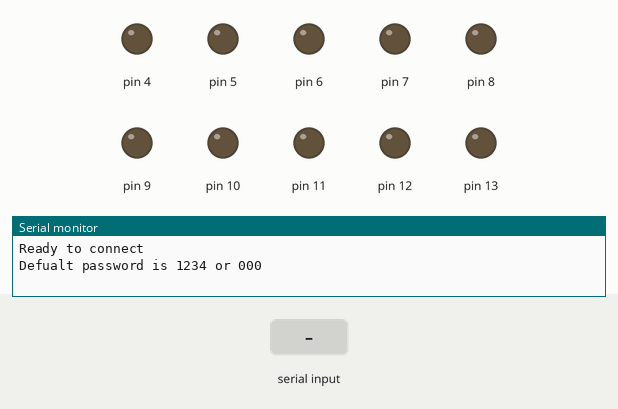
Recording of a sketch running on a simulated Arduino Uno, built with avr-gcc and run on an emulated ATmega328P. On the bench: output pins drawn as LEDs (lit = HIGH), the last lines printed to the serial monitor. Dashed ring = blinking. The test bench sets the inputs (shaded band). Pins used as bus, display or sensor lines are not drawn.

Above: at 1.2 s.
1.3 s: "1" received over the second serial link
At 1.8 s:
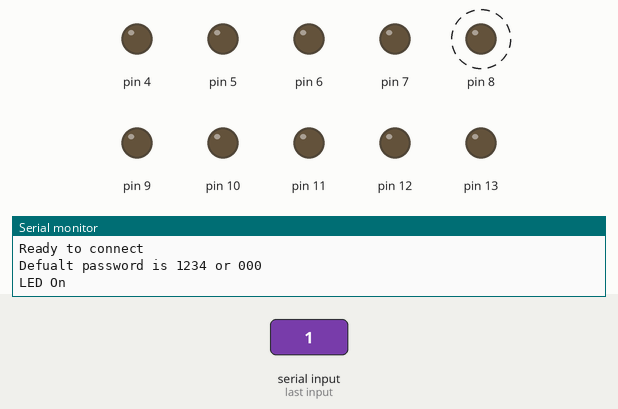
4.3 s: "0" received over the second serial link
At 5.3 s:
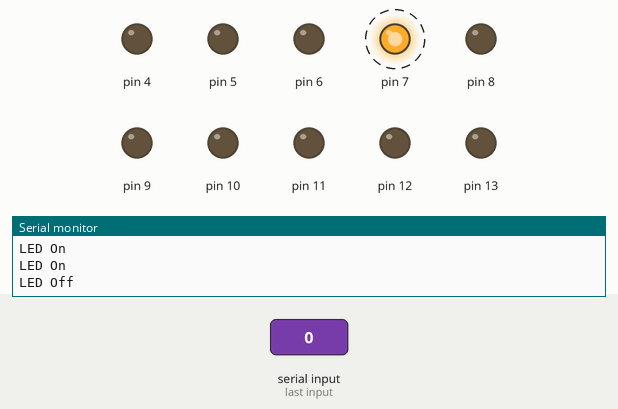
7.3 s: "2" received over the second serial link
At 7.5 s:
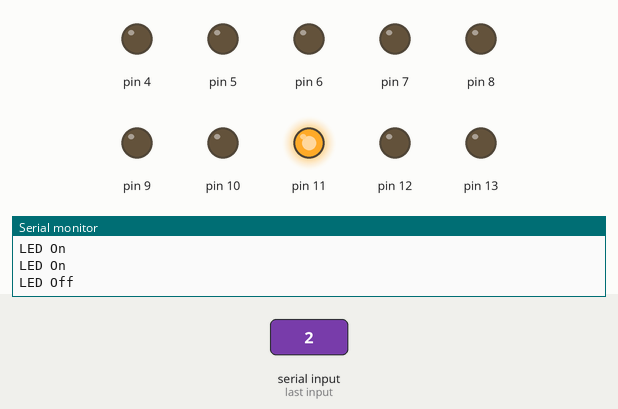
Timing chart, 0 to 10.3 s (numbered marks = the images above; inputs shaded):
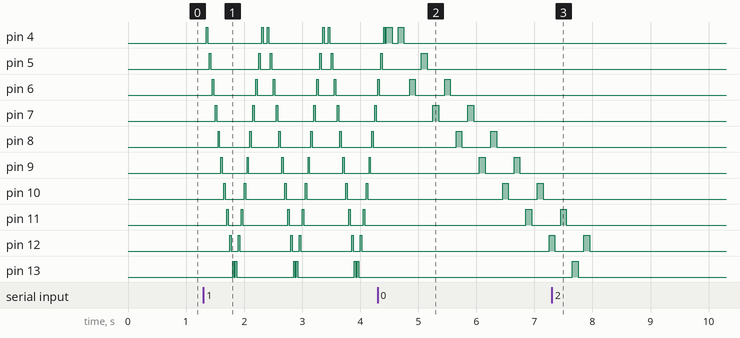

The sketch:

Test_HC05_Vol1.ino
```cpp
/* HC05 - Bluetooth AT-Command mode modified on 10 Feb 2019 by Saeed Hosseini https://electropeak.com/learn/ */

#include <SoftwareSerial.h>
SoftwareSerial MyBlue(2, 3); // RX | TX
int flag = 0;
int langPause = 25;
int kurzPause = 100;
void setup() {
  Serial.begin(9600);
  MyBlue.begin(9600);
  for (int i = 3; i < 14; i++) {
    pinMode(i, OUTPUT);
  }
  Serial.println("Ready to connect\nDefualt password is 1234 or 000");
}
void loop() {
  if (MyBlue.available())
    flag = MyBlue.read();

  if (flag == 49) {
    Serial.println("LED On");

      for (int i = 3; i < 14; i ++) {
        digitalWrite(i, HIGH);
        delay(langPause);
        digitalWrite(i, LOW);
        delay(langPause);
      }
      for (int y = 13; y > 3; y = y - 1) {
        digitalWrite(y, HIGH);
        delay(langPause);
        digitalWrite(y, LOW);
        delay(langPause);
      }

  }
  if (flag == 48) {
    Serial.println("LED Off");
      for (int c = 4; c < 14; c = c + 2) {
        digitalWrite(c, HIGH);
        delay( kurzPause);
        digitalWrite(c, LOW);
        delay(kurzPause);

        if (c != 4) {
          c = c - 1;
        }

        digitalWrite(c, HIGH);
        delay( kurzPause);
        digitalWrite(c, LOW);
        delay(kurzPause);
    }
  }
}
/*
HC05 - Bluetooth AT-Command mode
modified on 10 Feb 2019
by Saeed Hosseini
https://electropeak.com/learn/guides

#include "SoftwareSerial.h"
SoftwareSerial MyBlue(2, 3); // RX | TX
void setup()
{
 Serial.begin(9600);
 MyBlue.begin(38400);  //Baud Rate for AT-command Mode.
 Serial.println("***AT commands mode***");
}
void loop()
{
 //from bluetooth to Terminal.
 if (MyBlue.available())
   Serial.write(MyBlue.read());
 //from termial to bluetooth
 if (Serial.available())
   MyBlue.write(Serial.read());
}
*/
```

Measured:
- after the input at 1.3 s, pin 4: LOW → HIGH after 0.05 s, then repeats every 1.1 s: LOW 0.93 s, HIGH 0.03 s, LOW 0.08 s, HIGH 0.03 s; pin 5: LOW → HIGH after 0.10 s, then repeats every 1.1 s: LOW 0.83 s, HIGH 0.03 s, LOW 0.18 s, HIGH 0.03 s
- after the input at 4.3 s, pin 13: stops changing and stays LOW
- after the input at 7.3 s, pin 4–10: stops changing and stays LOW; pin 11: goes on until 7.6 s, then stays LOW; pin 12: goes on until 8.0 s, then stays LOW; pin 13: goes on until 7.8 s, then stays LOW
